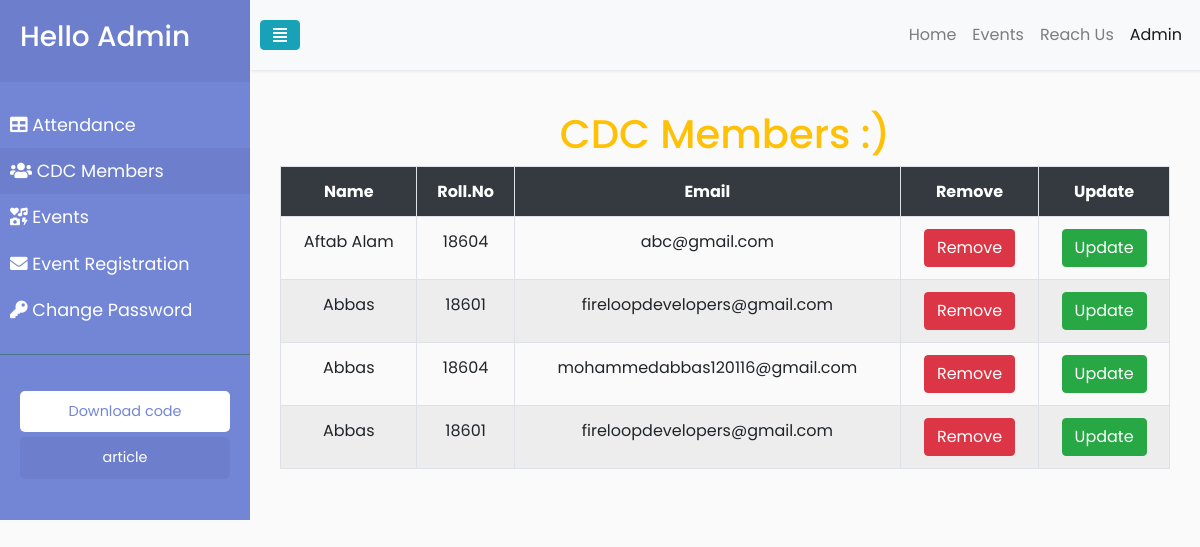
/members.php, run on the app's committed database.
### tables this page shows
CREATE TABLE `mem` (
  `mem_id` int(11) NOT NULL,
  `name` varchar(20) NOT NULL,
  `roll` varchar(20) NOT NULL,
  `email` varchar(30) NOT NULL
);

### members.php (the view, shortened to what this page needs)
<html>
<head>
	<link rel="stylesheet" href="https://stackpath.bootstrapcdn.com/bootstrap/4.4.1/css/bootstrap.min.css">
  <link rel="stylesheet" href="https://cdnjs.cloudflare.com/ajax/libs/font-awesome/5.11.2/css/all.css">
</head>
<body>
<div class="wrapper">
   	<nav id="sidebar">
   		<div class="sidebar-header">
   			<h3>Hello Admin</h3>
   		</div>
   		<ul class="list-unstyled components">
   			<li>
   				<a href="admin.php"><i class="fa fa-table" aria-hidden="true"></i> Attendance</a>
   			</li>
   			<li class="active">
   				<a href="members.php"><i class="fa fa-users" aria-hidden="true"></i> CDC Members</a>
   			</li>
   			<li>
   				<a href="eventsadmin.php"><i class="fa fa-icons"></i> Events</a>
   			</li>
			   <li>
   				<a href="eventregistration.php"><i class="fa fa-envelope" aria-hidden="true"></i> Event Registration</a>
   			</li>
   			<li>
   				<a href="cp.php"><i class="fa fa-key" aria-hidden="true"></i> Change Password</a>
   			</li>
   		</ul>
   		<ul class="list-unstyled CTAs">
   			<li>
   				<a href="#" class="download">Download code</a>
   			</li>
   			<li>
   				<a href="#" class="article">article</a>
   			</li>
   		</ul>
   	</nav>
   	<div class="content" style="width: 100%">
   		<nav class="navbar navbar-expand-lg navbar-light bg-light">
   		<button type="button" id="sidebarCollapse" class="btn btn-info">
   			<i class="fa fa-align-justify"></i> <span></span>
   		</button>
  <div class="collapse navbar-collapse" id="navbarNav">
    <ul class="navbar-nav ml-auto">
      <li class="nav-item">
        <a class="nav-link" href="index.html">Home</a>
      </li>
      <li class="nav-item">
        <a class="nav-link" href="events.php">Events</a>
      </li>
      <li class="nav-item">
        <a class="nav-link" href="contact.php">Reach Us</a>
      </li>
      <li class="nav-item active">
        <a class="nav-link" href="#">Admin</a>
      </li>
    </ul>
  </div>
</nav>
<div class="main">
      <div class="container-fluid">
        <div class="col-lg-12 col-md-12 col-sm-12" style="overflow-x: auto;">
            <h1 class="text-warning text-center">CDC Members :)</h1>
            <table class="table table-striped table-hover table-bordered">
              <tr class="bg-dark text-white text-center">
                <th>Name</th>
                <th>Roll.No</th>
                <th>Email</th>
                <th>Remove</th>
                <th>Update</th>
              </tr>
  <?php
          include 'connection.php';
          $q="SELECT * FROM `mem`";
          $query=mysqli_query($conn,$q);
          while($result=mysqli_fetch_array($query)){
  ?>
              <tr class="text-center">
                <td><?php echo $result['name']; ?></td>
                <td><?php echo $result['roll']; ?></td>
                <td><?php echo $result['email']; ?></td>
                <td><button class="btn btn-danger"> <a href="remove.php?id=<?php echo $result['mem_id']; ?>" class="text-white">Remove</a></button></td>
                <td><button class="btn btn-success"> <a href="update.php?id=<?php echo $result['mem_id']; ?>" class="text-white">Update</a></button></td>
              </tr>
              <?php
          }
              ?>
            </table>
    </div>
  </div>
</div>
</body>
</html>

### members.php (style rules this page uses)
body { font-family: 'Poppins', sans-serif; background: #fafafa }
a, a:hover, a:focus { color: inherit; text-decoration: none; transition: all 0.3s; }
.navbar { padding: 15px 10px; background: #fff; border: none; border-radius: 0; margin-bottom: 40px; box-shadow: 1px 1px 3px rgba(0,0,0,0.1); }
.wrapper { display: flex; width: 100%; align-items: stretch; }
#sidebar { min-width: 250px; max-width: 250px; background: #7386D5; color: #fff; transition: all 0.3s; }
#sidebar .sidebar-header { padding: 20px; background: #6d7fcc; }
#sidebar ul.components { padding: 20px 0px; border-bottom: 1px solid #47748b; }
#sidebar ul li a { padding: 10px; font-size: 1.1em; display: block; }
#sidebar ul li.active>a, a[aria-expanded="true"] { color: #fff; background: #6d7fcc; }
ul.CTAs { padding: 20px; }
ul.CTAs a { text-align: center; font-size: 0.9em !important; display: block; border-radius: 5px; margin-bottom: 5px; }
a.download { background: #fff; color: #7386D5; }
a.article, a.article:hover { background: #6d7fcc !important; color: #fff !important; }

### data on the page
mem: name "Aftab Alam", roll "18604", email "abc@gmail.com"
mem: name "Abbas", roll "18601", email "fireloopdevelopers@gmail.com"
mem: name "Abbas", roll "18604", email "mohammedabbas120116@gmail.com"
mem: name "Abbas", roll "18601", email "fireloopdevelopers@gmail.com"
